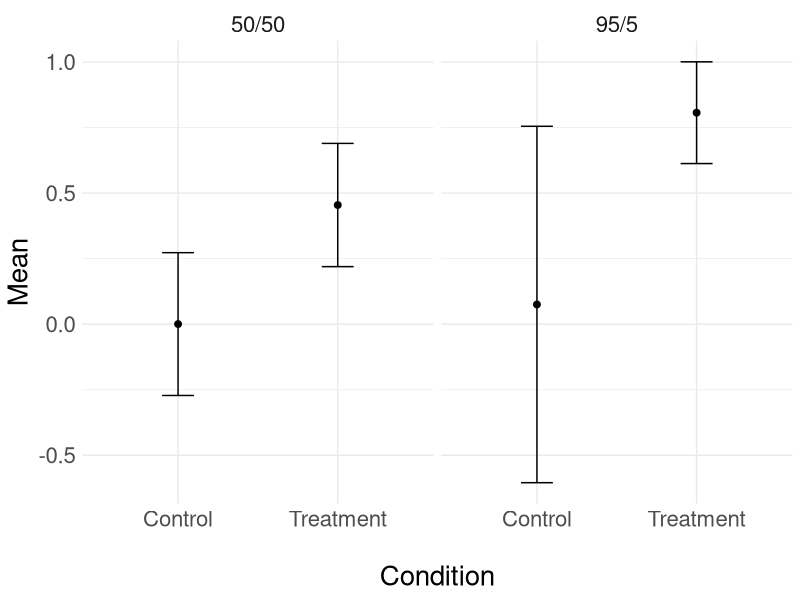
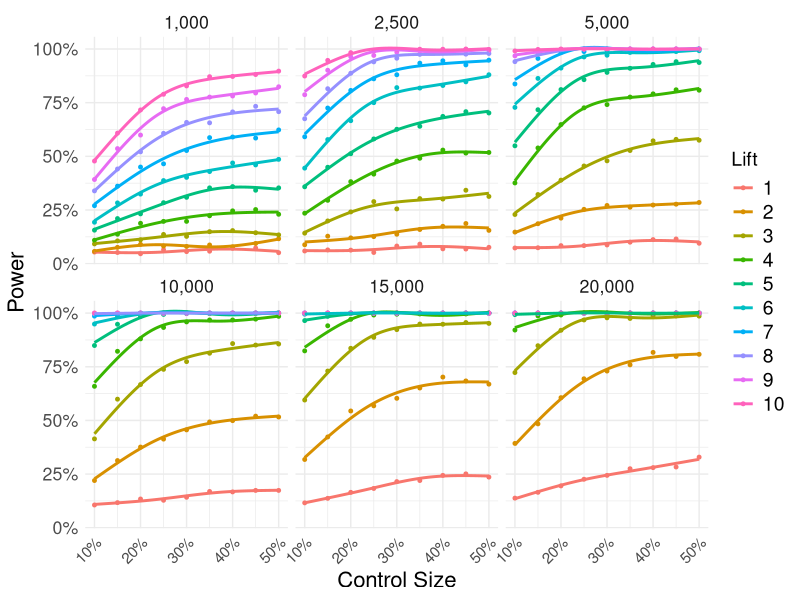
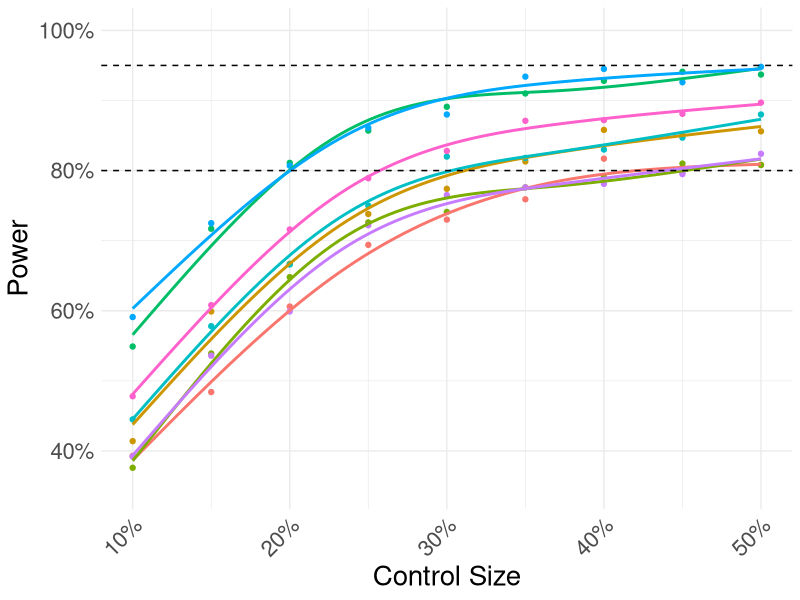
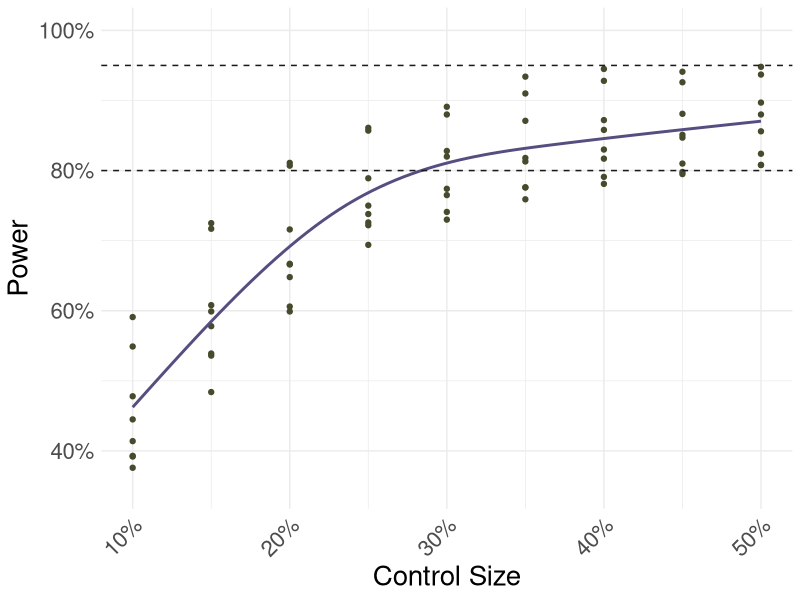

Recreate these plots in R, in order. (Note: this script raises an error after producing the figures.)
## ---- chunk 1
library(tidyverse)
library(mgcv)
library(splines)
library(segmented)
dat <- read_csv("control_size_results.csv")
## ---- chunk 2
set.seed(1839)
halfhalf <- tibble(
  x = rep(0:1, each = 50),
  y = rnorm(100, ifelse(x == 0, 0, .8))
)
# t.test(y ~ x, halfhalf) # uncomment to see sig
holdout5 <- tibble(
  x = c(rep(0, 5), rep(1, 95)),
  y = rnorm(100, ifelse(x == 0, 0, .8))
)
# t.test(y ~ x, holdout5) # uncomment to see sig
se <- function(x) sd(x) / sqrt(length(x))
illustrate <- tibble(
  split = c("50/50", "50/50", "95/5", "95/5"),
  cond = c("Control", "Treatment", "Control", "Treatment"),
  mean = c(with(halfhalf, tapply(y, x, mean)), 
           with(holdout5, tapply(y, x, mean))),
  se = c(with(halfhalf, tapply(y, x, se)), with(holdout5, tapply(y, x, se)))
)
ggplot(illustrate, aes(x = cond, y = mean)) +
  geom_point(size = 2) +
  geom_errorbar(aes(ymin = mean - 1.96 * se, ymax = mean + 1.96 * se),
                width = .2) +
  facet_grid(~ split) +
  theme_minimal() +
  theme(text = element_text(size = 20),
        legend.position = "none") +
  labs(x = "\nCondition", y = "Mean")
## ---- chunk 3
ggplot(dat, aes(x = ctl, y = power, color = factor(lift * 100))) +
  geom_point(size = 1) +
  geom_smooth(se = FALSE, method = "gam", alpha = .8,
              formula = y ~ ns(x, df = 3), size = 1) +
  facet_wrap(~ n, labeller = as_labeller(c(
    "1000" = "1,000",
    "2500" = "2,500",
    "5000" = "5,000",
    "10000" = "10,000",
    "15000" = "15,000",
    "20000" = "20,000"
  ))) +
  theme_minimal() +
  theme(axis.text.x = element_text(hjust = 1, angle = 45, size = 11),
        text = element_text(size = 16),
        legend.title = element_text(size = 14),
        legend.text = element_text(size = 14)) +
  labs(x = "Control Size", y = "Power") +
  scale_color_discrete(name = "Lift") +
  scale_x_continuous(label = function(x) paste0(x * 100, "%")) +
  scale_y_continuous(label = function(x) paste0(x * 100, "%"))
## ---- chunk 4
dat %>% 
  group_by(n, lift) %>% 
  filter(max(power) > .8 & max(power) < .95) %>% 
  ggplot(aes(x = ctl, y = power, color = paste0(lift, n))) +
  geom_point() +
  geom_smooth(se = FALSE, method = "gam", formula = y ~ ns(x, df = 3)) +
  geom_hline(aes(yintercept = .8), linetype = 2) +
  geom_hline(aes(yintercept = .95), linetype = 2) +
  theme_minimal() +
  theme(axis.text.x = element_text(hjust = 1, angle = 45),
        text = element_text(size = 20),
        legend.position = "none") +
  labs(x = "Control Size", y = "Power") +
  scale_x_continuous(label = function(x) paste0(x * 100, "%")) +
  scale_y_continuous(label = function(x) paste0(x * 100, "%")) +
  coord_cartesian(ylim = c(.35, 1))
## ---- chunk 5
dat %>% 
  group_by(n, lift) %>% 
  filter(max(power) > .8 & max(power) < .95) %>% 
  ggplot(aes(x = ctl, y = power)) +
  geom_point(color = "#474A2C") +
  geom_smooth(se = FALSE, method = "gam", formula = y ~ ns(x, df = 3),
              color = "#564D80") +
  geom_hline(aes(yintercept = .8), linetype = 2, color = "grey10") +
  geom_hline(aes(yintercept = .95), linetype = 2, color = "grey10") +
  theme_minimal() +
  theme(axis.text.x = element_text(hjust = 1, angle = 45),
        text = element_text(size = 20),
        legend.position = "none") +
  labs(x = "Control Size", y = "Power") +
  scale_x_continuous(label = function(x) paste0(x * 100, "%")) +
  scale_y_continuous(label = function(x) paste0(x * 100, "%")) +
  coord_cartesian(ylim = c(.35, 1))
## ---- chunk 6
fit_lm_dat <- dat %>% 
  group_by(n, lift) %>% 
  filter(max(power) > .8 & max(power) < .95)
fit_lm <- lm(power ~ ctl, fit_lm_dat)
fit_sgmt <- segmented(fit_lm, ~ctl, .3)
psi_ci <- confint(fit_sgmt)$ctl

ggplot(fit_lm_dat, aes(x = ctl, y = power)) +
  geom_point(color = "#474A2C") +
  geom_smooth(method = "lm", se = FALSE, 
              formula = y ~ x + I((x - psi_ci[1]) * I(psi_ci[1] > x)),
              color = "#564D80") +
  geom_segment(aes(x = psi_ci[2], xend = psi_ci[3], 
                   y = .4, yend = .4), color = "#E03616") +
  coord_cartesian(ylim = c(.35, 1)) +
  geom_point(mapping = aes(x = psi_ci[1], y = .4), color = "#5C0029",
             shape = "diamond", size = 3) +
  theme_minimal() +
  theme(axis.text.x = element_text(hjust = 1, angle = 45),
        text = element_text(size = 20),
        legend.position = "none") +
  labs(x = "Control Size", y = "Power") +
  scale_x_continuous(label = function(x) paste0(x * 100, "%")) +
  scale_y_continuous(label = function(x) paste0(x * 100, "%")) +
  geom_hline(aes(yintercept = .8), linetype = 2, color = "grey10")
